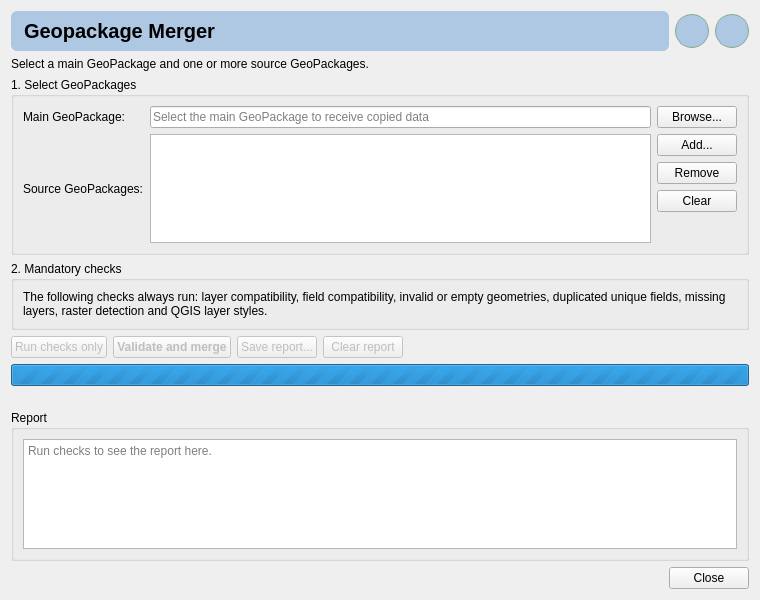
<?xml version="1.0" encoding="UTF-8"?>
<ui version="4.0">
 <class>GeopackageMergerDialogBase</class>
 <widget class="QDialog" name="GeopackageMergerDialogBase">
  <property name="geometry"><rect><x>0</x><y>0</y><width>760</width><height>600</height></rect></property>
  <property name="minimumSize"><size><width>760</width><height>600</height></size></property>
  <property name="windowTitle"><string>Geopackage Merger</string></property>
  <layout class="QVBoxLayout" name="mainLayout">
   <item>
    <layout class="QHBoxLayout" name="headerLayout">
     <item>
      <widget class="QLabel" name="titleLabel">
       <property name="text"><string>Geopackage Merger</string></property>
       <property name="styleSheet"><string>font-size: 20px; font-weight: bold; padding: 8px; background-color: rgb(174, 199, 226); border-radius: 6px;</string></property>
      </widget>
     </item>
     
     <item>
      <widget class="QPushButton" name="settingsButton">
       <property name="minimumSize"><size><width>34</width><height>34</height></size></property>
       <property name="maximumSize"><size><width>34</width><height>34</height></size></property>
       <property name="text"><string/></property>
       <property name="toolTip"><string>Settings</string></property>
       <property name="styleSheet"><string>QPushButton { border: 1px solid #8aa895; border-radius: 17px; background-color: rgb(174, 199, 226); } QPushButton:hover { background-color: rgb(156, 181, 209); } QPushButton:pressed { background-color: rgb(142, 168, 196);}</string></property>
      </widget>
     </item>
	 <item>
      <widget class="QPushButton" name="helpButton">
       <property name="minimumSize"><size><width>34</width><height>34</height></size></property>
       <property name="maximumSize"><size><width>34</width><height>34</height></size></property>
       <property name="text"><string/></property>
       <property name="toolTip"><string>Help</string></property>
       <property name="styleSheet"><string>QPushButton { border: 1px solid #8aa895; border-radius: 17px; background-color: rgb(174, 199, 226); } QPushButton:hover { background-color: rgb(156, 181, 209); } QPushButton:pressed { background-color: rgb(142, 168, 196);}</string></property>
      </widget>
     </item>
    </layout>
   </item>
   <item>
    <widget class="QLabel" name="introLabel">
     <property name="wordWrap"><bool>true</bool></property>
     <property name="text"><string>Select a main GeoPackage and one or more source GeoPackages.</string></property>
    </widget>
   </item>
   <item>
    <widget class="QGroupBox" name="inputGroupBox">
     <property name="title"><string>1. Select GeoPackages</string></property>
     <layout class="QGridLayout" name="inputGridLayout">
      <item row="0" column="0"><widget class="QLabel" name="targetLabel"><property name="text"><string>Main GeoPackage:</string></property></widget></item>
      <item row="0" column="1"><widget class="QLineEdit" name="targetLineEdit"><property name="readOnly"><bool>true</bool></property><property name="placeholderText"><string>Select the main GeoPackage to receive copied data</string></property></widget></item>
      <item row="0" column="2"><widget class="QPushButton" name="targetBrowseButton"><property name="text"><string>Browse...</string></property></widget></item>
      <item row="1" column="0"><widget class="QLabel" name="sourceLabel"><property name="text"><string>Source GeoPackages:</string></property></widget></item>
      <item row="1" column="1"><widget class="QListWidget" name="sourceListWidget"><property name="minimumHeight"><number>115</number></property></widget></item>
      <item row="1" column="2">
       <layout class="QVBoxLayout" name="sourceButtonsLayout">
        <item><widget class="QPushButton" name="addSourcesButton"><property name="text"><string>Add...</string></property></widget></item>
        <item><widget class="QPushButton" name="removeSourceButton"><property name="text"><string>Remove</string></property></widget></item>
        <item><widget class="QPushButton" name="clearSourcesButton"><property name="text"><string>Clear</string></property></widget></item>
        <item><spacer name="sourceButtonSpacer"><property name="orientation"><enum>Qt::Vertical</enum></property><property name="sizeHint" stdset="0"><size><width>20</width><height>20</height></size></property></spacer></item>
       </layout>
      </item>
     </layout>
    </widget>
   </item>
   <item>
    <widget class="QGroupBox" name="checksSummaryGroupBox">
     <property name="title"><string>2. Mandatory checks</string></property>
     <layout class="QVBoxLayout" name="checksSummaryLayout">
      <item>
       <widget class="QLabel" name="checksSummaryLabel">
        <property name="wordWrap"><bool>true</bool></property>
        <property name="text"><string>The following checks always run: layer compatibility, field compatibility, invalid or empty geometries, duplicated unique fields, missing layers, raster detection and QGIS layer styles.</string></property>
       </widget>
      </item>
     </layout>
    </widget>
   </item>
   <item>
    <layout class="QHBoxLayout" name="actionLayout">
     <item><widget class="QPushButton" name="validateButton"><property name="text"><string>Run checks only</string></property><property name="enabled"><bool>false</bool></property></widget></item>
     <item><widget class="QPushButton" name="mergeButton"><property name="text"><string>Validate and merge</string></property><property name="enabled"><bool>false</bool></property><property name="styleSheet"><string>font-weight: bold;</string></property></widget></item>
     <item><widget class="QPushButton" name="saveReportButton"><property name="text"><string>Save report...</string></property><property name="enabled"><bool>false</bool></property></widget></item>
	 <item><widget class="QPushButton" name="clearReportButton"><property name="text"><string>Clear report</string></property><property name="enabled"><bool>false</bool></property><property name="toolTip"><string>Clear the current report text</string></property></widget></item>
     <item><spacer name="actionSpacer"><property name="orientation"><enum>Qt::Horizontal</enum></property><property name="sizeHint" stdset="0"><size><width>40</width><height>20</height></size></property></spacer></item>
    </layout>
   </item>
   <item>
    <layout class="QVBoxLayout" name="progressStatusLayout">
     <property name="spacing"><number>4</number></property>
     <item>
      <widget class="QProgressBar" name="progressBar">
       <property name="minimum"><number>0</number></property>
       <property name="maximum"><number>0</number></property>
       <property name="value"><number>0</number></property>
       <property name="textVisible"><bool>false</bool></property>
       <property name="minimumHeight"><number>10</number></property>
       <property name="maximumHeight"><number>10</number></property>
       <property name="toolTip"><string>Shows progress while checks or merging are running</string></property>
      </widget>
     </item>
     <item>
      <widget class="QLabel" name="statusLabel">
       <property name="minimumHeight"><number>20</number></property>
       <property name="wordWrap"><bool>true</bool></property>
       <property name="text"><string/></property>
       <property name="toolTip"><string>Shows whether the checks passed or need attention</string></property>
      </widget>
     </item>
    </layout>
   </item>
   <item>
    <widget class="QGroupBox" name="reportGroupBox">
     <property name="title"><string>Report</string></property>
     <layout class="QVBoxLayout" name="reportLayout">
      <item><widget class="QPlainTextEdit" name="reportTextEdit"><property name="readOnly"><bool>true</bool></property><property name="minimumHeight"><number>185</number></property><property name="placeholderText"><string>Run checks to see the report here.</string></property></widget></item>
     </layout>
    </widget>
   </item>
   <item>
    <widget class="QDialogButtonBox" name="button_box"><property name="orientation"><enum>Qt::Horizontal</enum></property><property name="standardButtons"><set>QDialogButtonBox::Close</set></property></widget>
   </item>
  </layout>
 </widget>
 <resources/>
 <connections/>
</ui>
